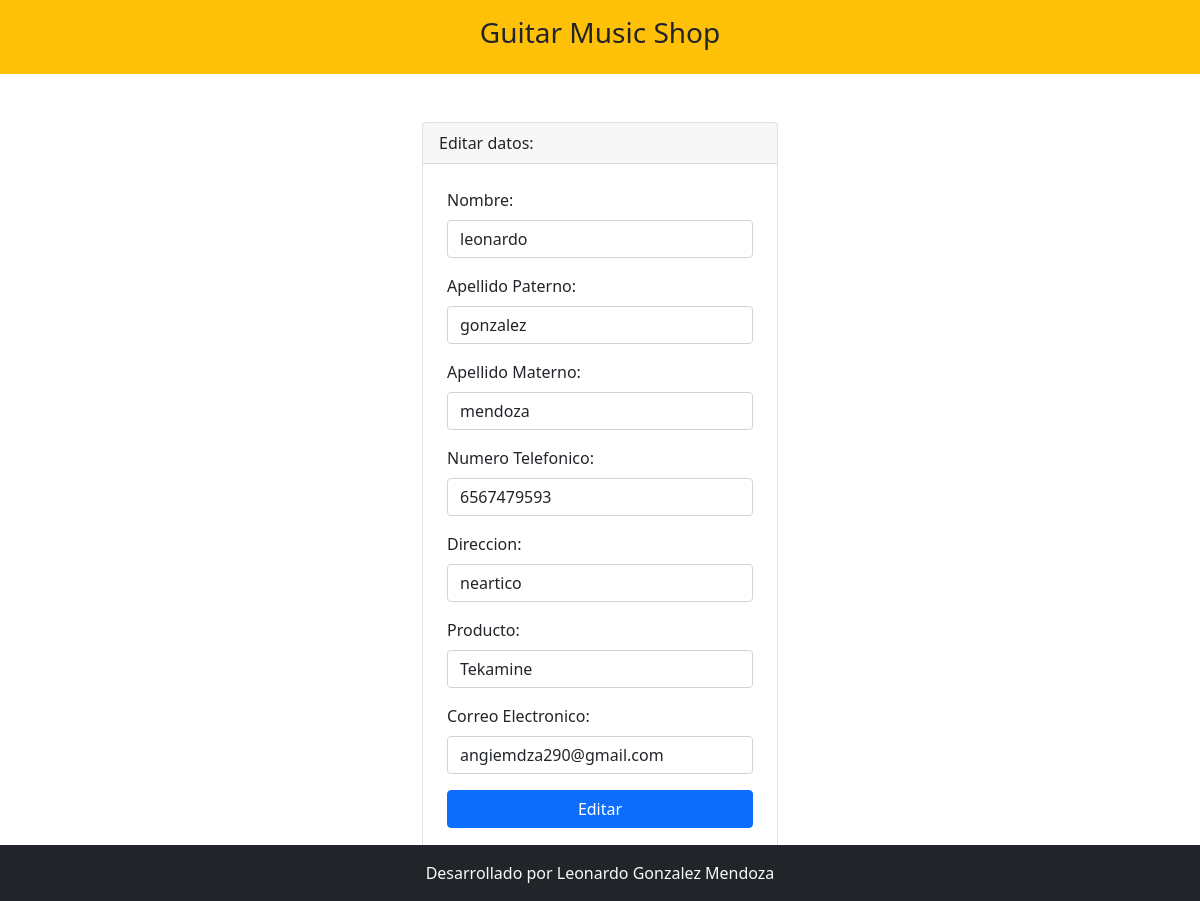
Page /editar.php?sp_id=10 on the committed database.
### tables this page shows
CREATE TABLE `cliente` (
  `sp_id` int(11) NOT NULL,
  `nombre` varchar(100) DEFAULT NULL,
  `ap_paterno` varchar(50) DEFAULT NULL,
  `ap_materno` varchar(20) DEFAULT NULL,
  `num` varchar(50) NOT NULL,
  `direccion` varchar(100) NOT NULL,
  `producto` varchar(50) NOT NULL,
  `correo` varchar(50) NOT NULL
);

### editar.php (the view, shortened to what this page needs)
<?php include 'template/header.php' ?>
<?php
    include_once 'model/conexion.php';
    $sp_id = $_GET['sp_id'];
    $sentencia = $bd->prepare("select * from cliente where sp_id = ?;");
    $sentencia->execute([$sp_id]);
    $cliente = $sentencia->fetch(PDO::FETCH_OBJ);
?>
<div class="container mt-5">
    <div class="row justify-content-center">
        <div class="col-md-4">
            <div class="card">
                <div class="card-header">
                    Editar datos:
                </div>
                <form class="p-4" method="POST" action="editarProceso.php">
                    <div class="mb-3">
                        <label class="form-label">Nombre: </label>
                        <input type="text" class="form-control" name="txtNombre" required
                        value="<?php echo $cliente->nombre; ?>">
                    </div>
                    <div class="mb-3">
                        <label class="form-label">Apellido Paterno: </label>
                        <input type="text" class="form-control" name="txta" required
                        value="<?php echo $cliente->ap_paterno; ?>">
                    </div>
                    <div class="mb-3">
                        <label class="form-label">Apellido Materno: </label>
                        <input type="text" class="form-control" name="txtam" required
                        value="<?php echo $cliente->ap_materno; ?>">
                    </div>
                    <div class="mb-3">
                        <label class="form-label">Numero Telefonico: </label>
                        <input type="text" class="form-control" name="txtt" autofocus required
                        value="<?php echo $cliente->num; ?>">
                    </div>
                    <div class="mb-3">
                        <label class="form-label">Direccion: </label>
                        <input type="text" class="form-control" name="txtd" autofocus required
                        value="<?php echo $cliente->direccion; ?>">
                    </div>
                    <div class="mb-3">
                        <label class="form-label">Producto: </label>
                        <input type="text" class="form-control" name="txtp" required
                        value="<?php echo $cliente->producto; ?>">
                    </div>
                    <div class="mb-3">
                        <label class="form-label">Correo Electronico: </label>
                        <input type="text" class="form-control" name="txtc" required
                        value="<?php echo $cliente->correo; ?>">
                    </div>
                    <div class="d-grid">
                        <input type="submit" class="btn btn-primary" value="Editar">
                    </div>
                </form>
            </div>
        </div>
    </div>
</div>
<br><br>
<?php include 'template/footer.php' ?>

### rows in the picture
cliente: txtNombre "leonardo", txta "gonzalez", txtam "mendoza", txtt "6567479593", txtd "neartico", txtp "Tekamine", txtc "angiemdza290@gmail.com"
